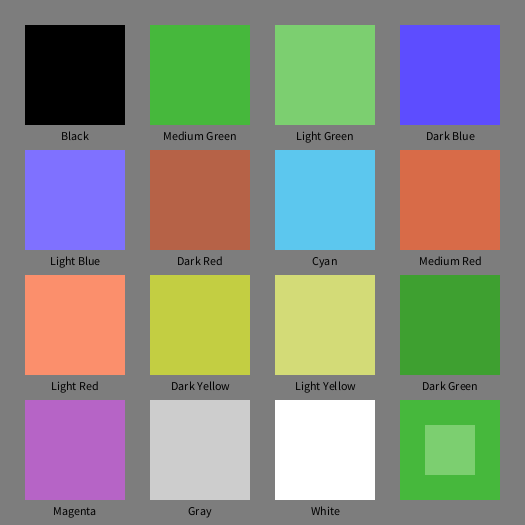
Frame 1 (no input)
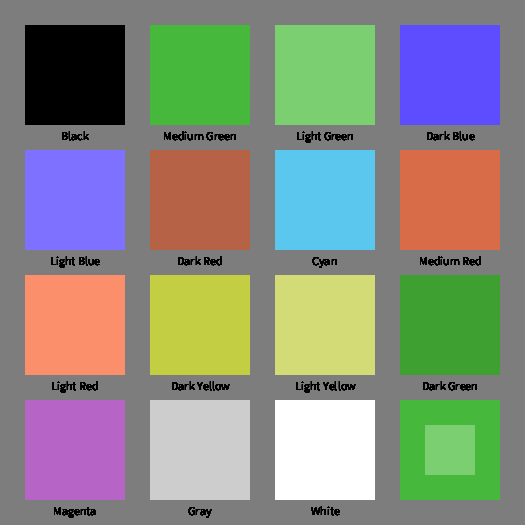
Frame 60 (the mouse pressed at the canvas centre just before this capture)
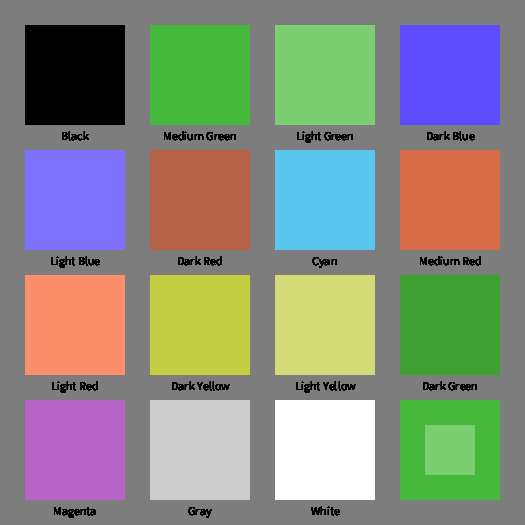
Frame 120 (the mouse held since frame 60 and released just before this capture)

The Processing sketch that drew these frames (run headless with seeded random() and noise(); from frame 60 on, the mouse is pressed at the canvas centre):

// Processing sketch: texasInstColorSelector
// ── texasInstColorSelector.pde
/*
   
 these values for future MESS and Classic99 emulation:
 1 - Black (#000000)
 2 - Medium Green (#46B83C)
 3 - Light Green (#7CCF70)
 4 - Dark Blue (#5D4DFF)
 5 - Light Blue (#7F71FF)
 6 - Dark Red (#B66247)
 7 - Cyan (#5CC7EE)
 8 - Medium Red (#D86B48)
 9 - Light Red (#FB8F6C)
 10 (A) - Dark Yellow (#C3CE42)
 11 (B) - Light Yellow (#D3DB77)
 12 (C ) - Dark Green (#3EA030)
 13 (D) - Magenta (#B664C6)
 14 (E) - Gray (#CDCDCD)
 15 (F) - White (#FFFFFF)
 
 The TMS9928A colors are as follows
 (0.47 saturation level)
 1 - Black (#000000)
 2 - Medium Green (#44B54E)
 3 - Light Green (#79CEEA)
 4 - Dark Blue (#5B56D7)
 5 - Light Blue (#8178EA)
 6 - Dark Red (#B56054)
 7 - Cyan (#6CDAEC)
 8 - Medium Red (#D5685D)
 9 - Light Red (#F98C81)
 10 (A) - Dark Yellow (#CCC366)
 11 (B) - Light Yellow (#DED18D)
 12 (C ) - Dark Green (#3F9F45)
 13 (D) - Magenta (#B469B2)
 14 (E) - Gray (#CDCDCD)
 15 (F) - White (#FFFFFF)
 
 */

int[] colors1 = {#000000, #46B83C, #7CCF70, #5D4DFF, 
  #7F71FF, #B66247, #5CC7EE, #D86B48, 
  #FB8F6C, #C3CE42, #D3DB77, #3EA030, 
  #B664C6, #CDCDCD, #FFFFFF};
int[] colors2 =  {#000000, #44B54E, #79CEEA, #5B56D7, 
  #8178EA, #B56054, #6CDAEC, #D5685D, 
  #F98C81, #CCC366, #DED18D, #3F9F45, 
  #B469B2, #CDCDCD, #FFFFFF};
int[] colors3 =  {#000000, #00CC00, #00FF00, #000099, 
  #3399ff, #CC0000, #00FFFF, #FF0000, 
  #FF3333, #FFFF00, #FFFF66, #009900, 
  #990000, #CDCDCD, #FFFFFF};
String[] names = {"Black", "Medium Green", "Light Green", "Dark Blue", 
  "Light Blue", "Dark Red", "Cyan", "Medium Red", 
  "Light Red", "Dark Yellow", "Light Yellow", "Dark Green", 
  "Magenta", "Gray", "White"};

int whichSet = 1;
int back = 1;
int front = 2;


void setup() {
  size(525, 525);
  background(#7d7d7d);
  noStroke();
  textAlign(CENTER);
}

void draw() {
  int counter = 0;
  for (int i = 0; i < 4; i ++) {
    for (int j = 0; j < 4; j ++) {
      // choose color
      if (counter < 15) {      
        switch (whichSet) {
        case 1:
          fill(color(colors1[counter]));
          rect(j * 125 + 25, i * 125 + 25, 100, 100);
          // draw combo
          fill(color(colors1[back]));
          rect(400, 400, 100, 100);
          fill(color(colors1[front]));
          rect(425, 425, 50, 50);
          break;
        case 2:
          fill(color(colors2[counter]));
          rect(j * 125 + 25, i * 125 + 25, 100, 100);
          // draw combo
          fill(color(colors2[back]));
          rect(400, 400, 100, 100);
          fill(color(colors2[front]));
          rect(425, 425, 50, 50);
          break;
        case 3:
          fill(color(colors3[counter]));
          rect(j * 125 + 25, i * 125 + 25, 100, 100);
          // draw combo
          fill(color(colors3[back]));
          rect(400, 400, 100, 100);
          fill(color(colors3[front]));
          rect(425, 425, 50, 50);
          break;
        default:
          break;
        }
        // draw swatch and label it
        fill(0);
        text(names[counter], j * 125 + 75, i * 125 + 140);
        counter++;
      }
    }
  }
}

void keyPressed() {
  whichSet ++;
  if (whichSet == 4) whichSet = 1;
}

void mouseClicked() {
  int whichBlock = ((4 * ((mouseY - 25) / 125)) + ((mouseX - 25) / 125));
  println(whichBlock);
    if (mouseButton == LEFT) {
      back = whichBlock;
    }
    if (mouseButton == RIGHT) {
      front = whichBlock;
    }
  println(back, front);
}
